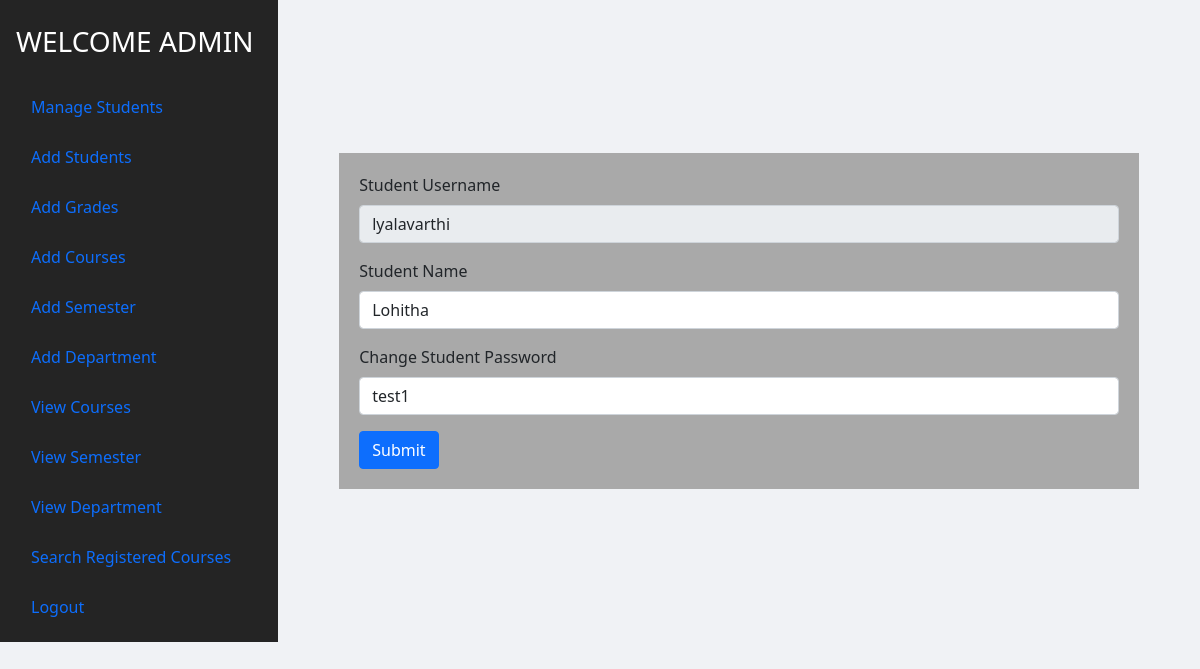
Screenshot of /registration-system/admin/edit-student-details.php?id=lyalavarthi (signed in) with the database file from the repository.
### tables this page shows
CREATE TABLE `studentdetails` (
  `username` varchar(255) NOT NULL,
  `studentname` varchar(255) NOT NULL,
  `password` varchar(255) NOT NULL,
  `department` varchar(255) NOT NULL,
  `currentsemester` varchar(255) NOT NULL,
  `createddate` timestamp NULL DEFAULT current_timestamp(),
  `updateddate` timestamp NULL DEFAULT NULL
);

### registration-system/admin/edit-student-details.php (the view, shortened to what this page needs)
<?php
include "../shared/database.php";
if (empty($_SESSION['aname'])) {
    header('location:index.php');
} else {
?>
    <?php include "../shared/header.php" ?>
    <div style="display:flex;">
        <?php if ($_SESSION['aname'] != "") {
            include '../shared/admin-menubar.php';
        }
        ?>
        <div style="margin:auto;width:800px;padding:20px;background-color:darkgray">
            <?php
            $studentid = $_GET['id'];
            $result = mysqli_query($con, "select * from studentdetails where username='$studentid'");
            while ($row = mysqli_fetch_array($result)) { ?>
                <form method="post">
                    <div class="mb-3">
                        <label class="form-label">Student Username</label>
                        <input type="text" class="form-control" name="username" value="<?php echo $row['username'] ?>" readonly>
                    </div>
                    <div class="mb-3">
                        <label class="form-label">Student Name</label>
                        <input type="text" class="form-control" name="studentname" value="<?php echo $row['studentname'] ?>">
                    </div>
                    <div class="mb-3">
                        <label class="form-label">Change Student Password</label>
                        <input type="text" class="form-control" name="studentpass" value="<?php echo $row['password'] ?>">
                    </div>
                    <button type="submit" name="submit" class="btn btn-primary">Submit</button>
                </form>
            <?php } ?>
        </div>
    </div>
<?php } ?>

### rows the page displays
studentdetails: username "lyalavarthi", studentname "Lohitha", studentpass "test1"

### other values shown
$_SESSION['aname'] "ADMIN"
